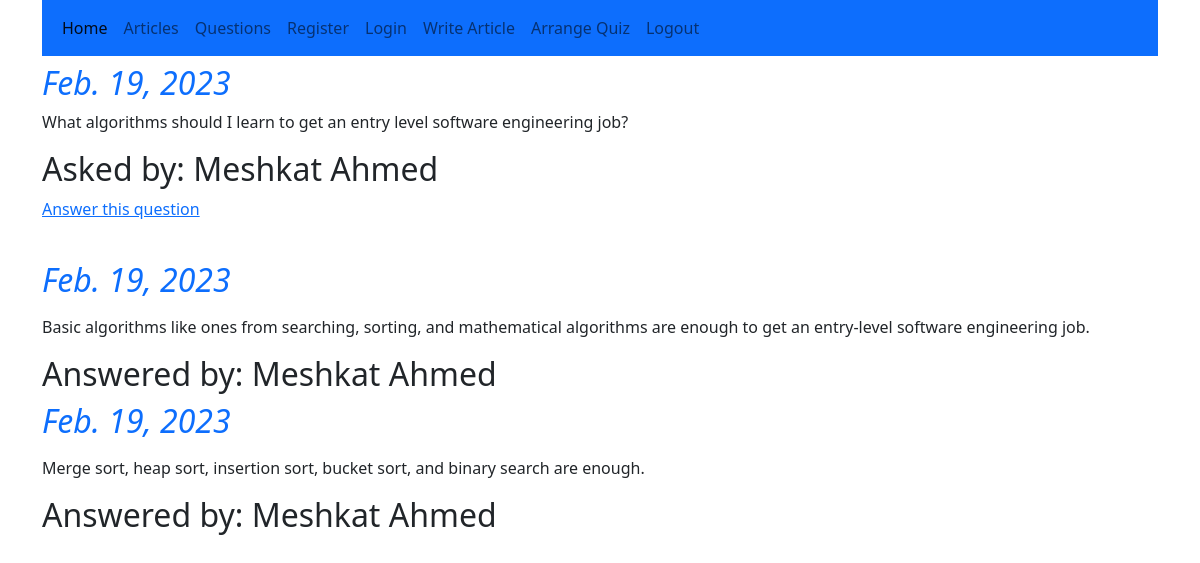
The app's page /discussion/answeraquestion/4/ (signed in), older data.
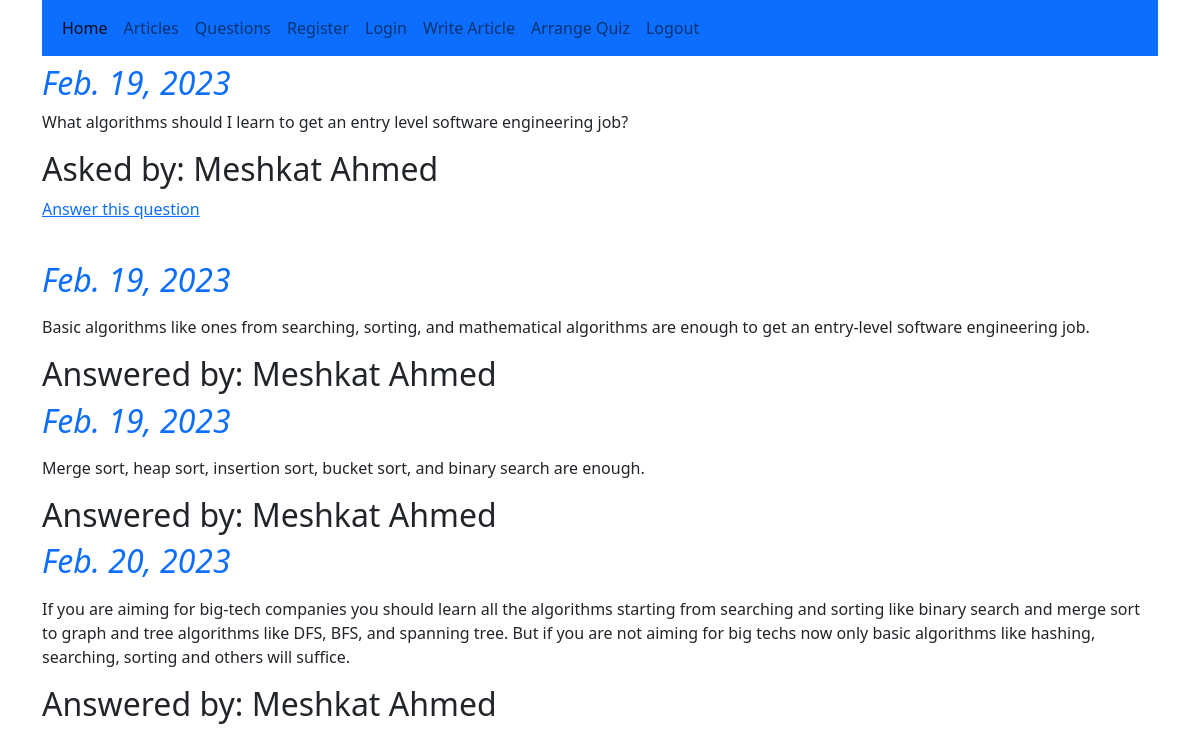
The same page, newer data.
### discussion_forum_app/models.py (models this page shows)
class BaseModel(models.Model):
    created_at = models.DateField(auto_now_add=True)
    updated_at = models.DateField(auto_now=True)

class Answer(BaseModel):
    user = models.ForeignKey(User,on_delete=models.DO_NOTHING,related_name='user_answer')
    answer_to_question = models.ForeignKey(Question,on_delete=models.CASCADE,related_name='question')
    statement = models.TextField()

class BaseModel(models.Model):
    created_at = models.DateField(auto_now_add=True)
    updated_at = models.DateField(auto_now=True)

### discussion_forum_app/views.py (the view)
# urls.py: path('answeraquestion/<pk>/',views.question_detail,name='answeraquestion'),
@login_required
def question_detail(request,pk):
    questions = Question.objects.filter(id=pk)
    answers = Answer.objects.filter(answer_to_question=questions[0])
    diction = {'question':questions[0],'answers':answers}
    return render(request,'discussion_forum_app/answeraquestion.html',context=diction)

### templates/discussion_forum_app/answeraquestion.html (shortened to what this page needs)
{% extends 'base.html' %}
{% load crispy_forms_tags %}
{% block body_block %}
  <h2 class="text-primary"><i>{{question.created_at}}</i></h2><p>{{question.asking}}</p>
  <h2>Asked by: {{question.user.first_name}} {{question.user.last_name}}</h2>
  {% if not to_answer %}
    {% if request.user.user_profile.is_teacher %}
      <a href="{% url 'discussion_forum_app:answerquestion' pk=question.id %}">Answer this question</a></p>
    {% endif %}
  {% endif %}
  <br>
  {% for answer in answers %}
    <h2 class="text-primary"><i>{{answer.created_at}}</i></h2><p>{{answer.statement|linebreaks}}</p>
    <h2>Answered by: {{answer.user.first_name}} {{answer.user.last_name}}</h2>
  {% endfor %}
{% endblock %}

Row changes from the older to the newer data that the page shows:
added Answer: created_at "Feb. 20, 2023", statement "If you are aiming for big-tech companies you should learn all the algorithms starting from searching and sorting like binary search and merge sort to graph and tree algorithms like DFS, BFS, and spanning tree. But if you are not aiming for big techs now only basic algorithms like hashing, searching, sorting and others will suffice.", user.first_name "Meshkat", user.last_name "Ahmed"
